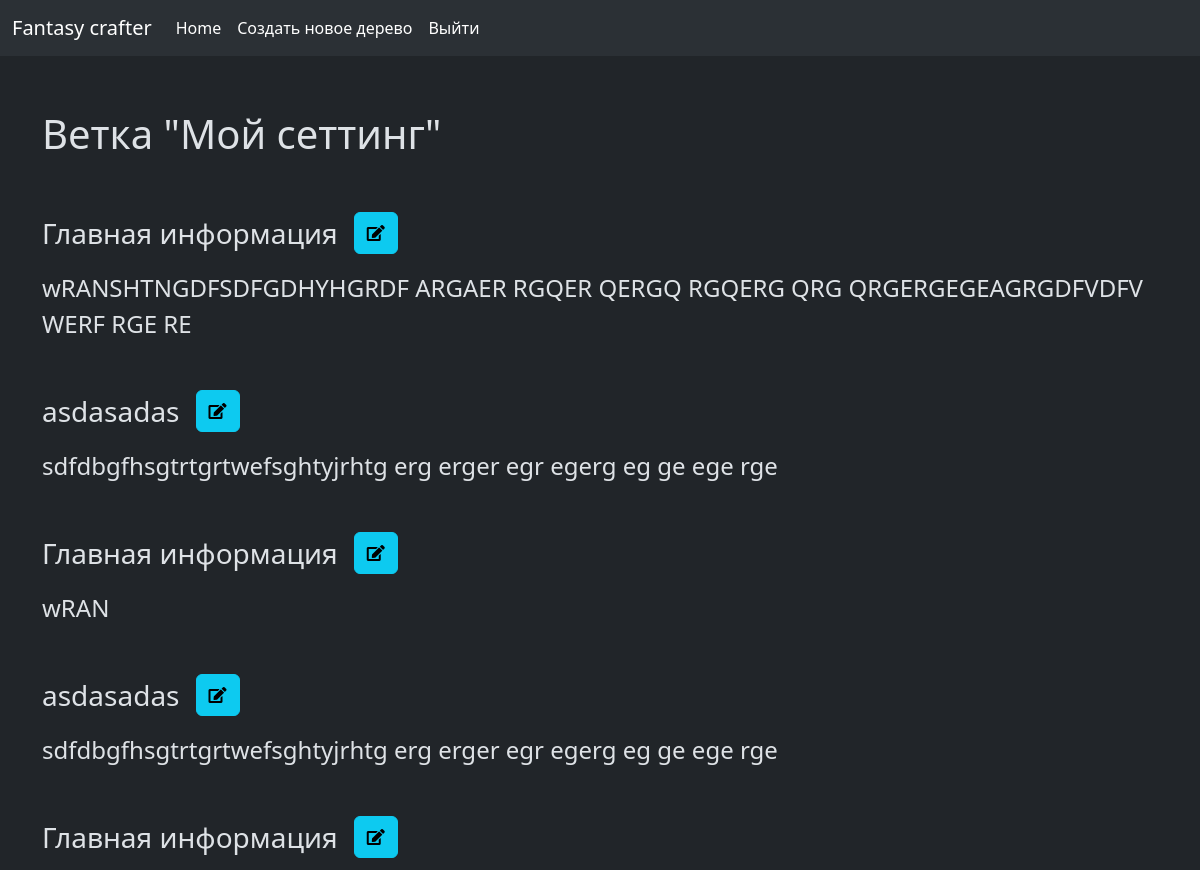
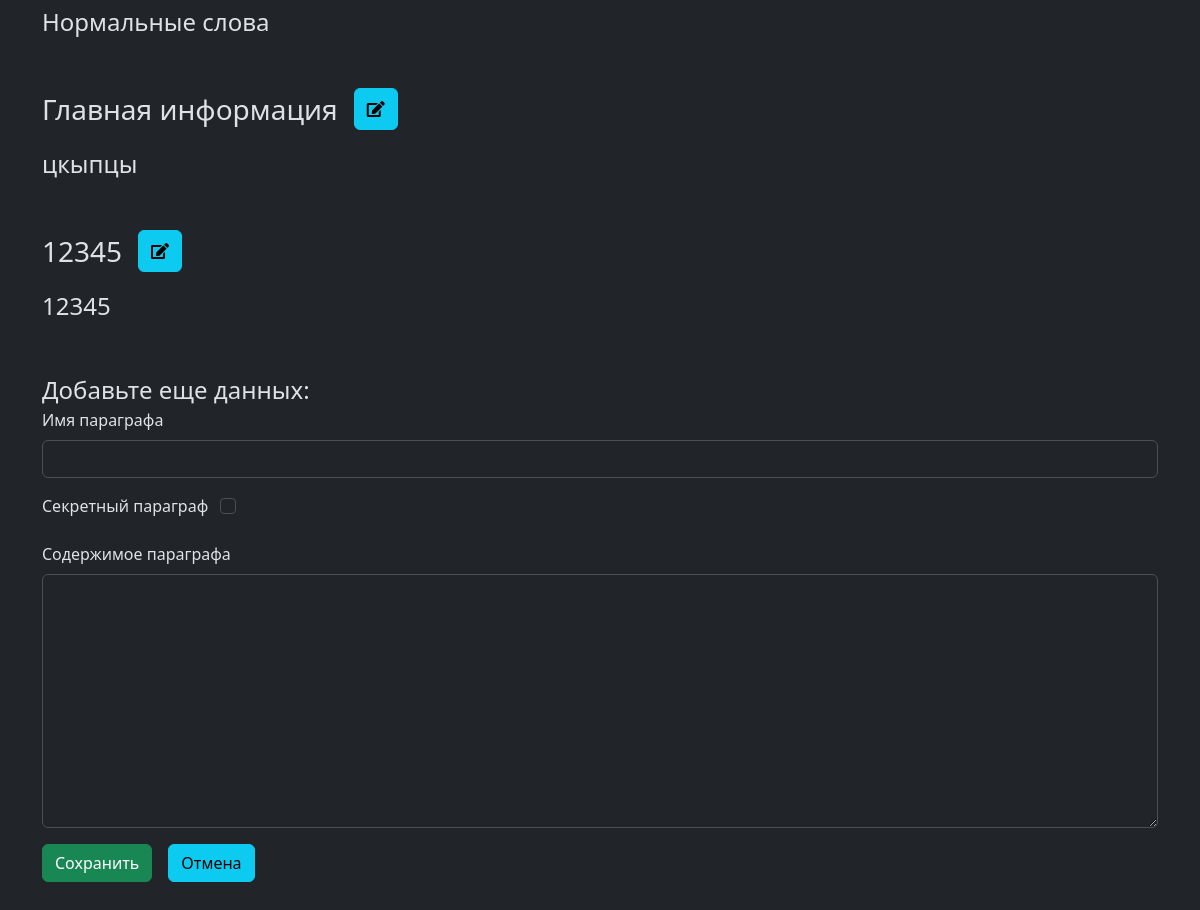
Page /show_node/1 (signed in) on the committed database (2 pictures, top to bottom).
### node_manager/models.py (models this page shows)
class Nodes(models.Model):
    name = models.CharField(max_length=200)
    access_mode = models.ForeignKey(AccessModes, null=False, blank=False, on_delete=models.DO_NOTHING)
    owner = models.ForeignKey(User, null=False, blank=False, on_delete=models.DO_NOTHING, related_name='node_owner') # TODO: make "if owner changes" logic
    creator = models.ForeignKey(User, null=False, blank=False, on_delete=models.DO_NOTHING, related_name='node_creator') # TODO: make "if creator deleted" logic
    parent = models.ForeignKey('self', null=True, blank=True, on_delete=models.SET_NULL)
    level = models.IntegerField(default=0, null=False, blank=False)
    root_parent = models.ForeignKey('self', null=True, blank=True, on_delete=models.DO_NOTHING, related_name='root')
    class Meta:
        unique_together= (('name', 'creator'))

class NodePiece(models.Model):
    piece_name =  models.CharField(max_length=200)
    node = models.ForeignKey(Nodes, null=False, blank=False, on_delete=models.CASCADE)
    is_secret = models.BooleanField(null=False, blank=False, default=True) # defines if owner wants to show this piece to ANYONE except himself
    body = models.CharField()

### node_manager/views.py (the view, shortened to what this page needs)
# urls.py: path('show_node/<int:pk>', views.show_node, name='show_node'),
def show_node(request, pk):
    node = Nodes.objects.get(pk=pk)
    pieces = NodePiece.objects.filter(node=node)
    print(request.POST)
    if request.user != node.owner:
        form = None
    else:
        form = NodePieceForm()
    return render(request, "show_node.html", {'form': form, 'pieces': pieces, "node": node})

### node_manager/forms.py
class NodePieceForm(forms.ModelForm):
    piece_name = forms.CharField(
        widget=forms.TextInput(attrs={"class":"form-control piece_name_input", "id": "piece_name_input"})
    )
    is_secret = forms.BooleanField(
        widget=forms.CheckboxInput(attrs={"class":"form-check-input mx-2 is_secret_input", "id":"is_secret_input"}),
        required=False
    )
    body = forms.CharField(
        widget=forms.Textarea(attrs={"class":"form-control body_input", "id": "body_input"})
    )
    class Meta:
        model = NodePiece
        fields = ["piece_name", "is_secret", "body"]

### node_manager/templates/show_node.html (shortened to what this page needs)
{% extends 'base_layout.html' %}
{% block content %}
<div class="container my-5">
    <div class="fs-1 mb-5">Ветка "{{ node.name }}"</div>
    {% for piece in pieces %}
    <div class="mb-5 piece" id="piece-{{piece.id}}" id_value="{{ piece.id }}">
        <div class="mb-3 d-flex gap-3">
            <div class="fs-3 piece_name">{{ piece.piece_name }}</div>
            <button class="btn btn-info"><span class="fa fa-edit"></span></button>
        </div>
        <div class="fs-4 piece_body">{{ piece.body}}</div>
    </div>
    {% endfor %}
    {% if form %}
    <div class="fs-4">Добавьте еще данных:</div>
    <form action="" method="post">
        <div class="mb-3">
            <label for="piece_name_input" class="form-label">Имя параграфа</label>
            {{ form.piece_name }}
        </div>
        <div class="mb-3">
            <label for="is_secret_input" class="form-label">Секретный параграф</label>
            {{ form.is_secret }}
        </div>
        <div class="mb-3">
            <label for="body_input" class="form-label">Содержимое параграфа</label>
            {{ form.body }}
        </div>
        <div class="d-flex gap-3">
            <button type="submit" class="btn btn-success">Сохранить</button>
            <button class="btn btn-info">Отмена</button>
        </div>
    </form>
    {% endif %}
</div>
{% endblock %}

### rows in the picture
Nodes: name "Мой сеттинг"
NodePiece: {{ piece.id }} 28 (drawn), piece_name "Главная информация", body "wRANSHTNGDFSDFGDHYHGRDF ARGAER RGQER QERGQ RGQERG QRG QRGERGEGEAGRGDFVDFV WERF RGE RE"
NodePiece: {{ piece.id }} 29 (drawn), piece_name "asdasadas", body "sdfdbgfhsgtrtgrtwefsghtyjrhtg erg erger egr egerg eg ge ege rge"
NodePiece: {{ piece.id }} 30 (drawn), piece_name "Главная информация", body "wRAN"
NodePiece: {{ piece.id }} 31 (drawn), piece_name "asdasadas", body "sdfdbgfhsgtrtgrtwefsghtyjrhtg erg erger egr egerg eg ge ege rge"
NodePiece: {{ piece.id }} 32 (drawn), piece_name "Главная информация", body "Нормальные слова"
NodePiece: {{ piece.id }} 33 (drawn), piece_name "Главная информация", body "цкыпцы"
NodePiece: {{ piece.id }} 34 (drawn), piece_name "12345", body "12345"
